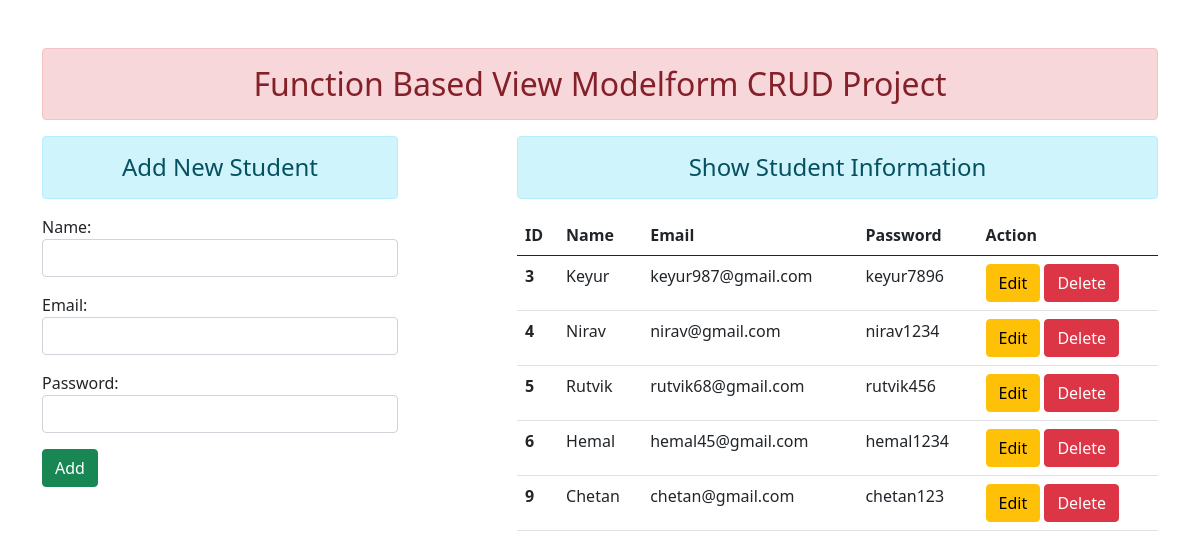
The page / on the database its author committed.
### enroll/models.py (models this page shows)
class User(models.Model):
    name = models.CharField(max_length=50)
    email = models.EmailField(max_length=100)
    password = models.CharField(max_length=50)

### enroll/views.py (the view)
# urls.py: path('',views.add_show,name='home'),
def add_show(request):
    if request.method == 'POST':
        fm = Student(request.POST)
        if fm.is_valid():
            nm = fm.cleaned_data['name']
            em = fm.cleaned_data['email']
            ps = fm.cleaned_data['password']
            reg = User(name=nm, email=em, password=ps)
            reg.save()
            fm = Student()
    else:
        fm = Student()
    stud = User.objects.all()
    return render(request, 'enroll/addandshow.html', {'form': fm, 'stu': stud})

### enroll/forms.py
class Student(forms.ModelForm):
    class Meta:
        model = User
        fields = ['name','email','password']
        widgets = {'name':forms.TextInput(attrs={"class":"form-control"}),
                    'email':forms.TextInput(attrs={"class":"form-control"}),
                    'password':forms.PasswordInput(render_value=True, attrs={"class":"form-control"}),
        }

### enroll/templates/enroll/addandshow.html (shortened to what this page needs)
{% extends 'enroll/base.html' %}
{% block content %}
<div class="row">
    <div class="col-sm-4">
        <h4 class="text-center alert alert-info">Add New Student</h4>
        <form action="" method="POST">
            {{form.as_p}}
            <input type="submit" class="btn btn-success " value="Add">
        </form>
    </div>
    <div class="col-sm-7 offset-1">
        <h4 class="text-center alert alert-info">Show Student Information</h4>
        {% if stu %}
        <table class="table">
            <thead>
              <tr>
                <th scope="col">ID</th>
                <th scope="col">Name</th>
                <th scope="col">Email</th>
                <th scope="col">Password</th>
                <th scope="col">Action</th>
              </tr>
            </thead>
            <tbody>
                {% for st in stu %}
                <tr>
                    <th scope="row">{{st.id}}</th>
                    <td>{{st.name}}</td>
                    <td>{{st.email}}</td>
                    <td>{{st.password}}</td>
                    <td>
                        <a href="{% url 'update_data' st.id %}" class="btn btn-warning">Edit</a>
                        <form action="{% url 'delete_data' st.id %}" class="d-inline" method="POST">
                            <input type="submit" class="btn btn-danger" value="Delete">
                        </form>
                    </td>
                </tr>
                {% endfor %}
            </tbody>
          </table>
        {% else %}
        <h4>NO Data Found</h4>
        {% endif %}
    </div>
</div>
{% endblock content %}

### enroll/templates/enroll/base.html (shortened to what this page needs)
<!DOCTYPE html>
{% load static %}
<html lang="en">
<head>
    <link rel="stylesheet" href="{% static 'enroll/css/bootstrap.css' %}">
</head>
<body>
    <div class="container mt-5">
        <h2 class="text-center alert alert-danger">Function Based View Modelform CRUD Project</h2>
        {% block content %} {% endblock content %}
    </div>
</body>
</html>

### rows shown on the page
User: id "3", name "Keyur", email "keyur987@gmail.com", password "keyur7896"
User: id "4", name "Nirav", email "nirav@gmail.com", password "nirav1234"
User: id "5", name "Rutvik", email "rutvik68@gmail.com", password "rutvik456"
User: id "6", name "Hemal", email "hemal45@gmail.com", password "hemal1234"
User: id "9", name "Chetan", email "chetan@gmail.com", password "chetan123"
